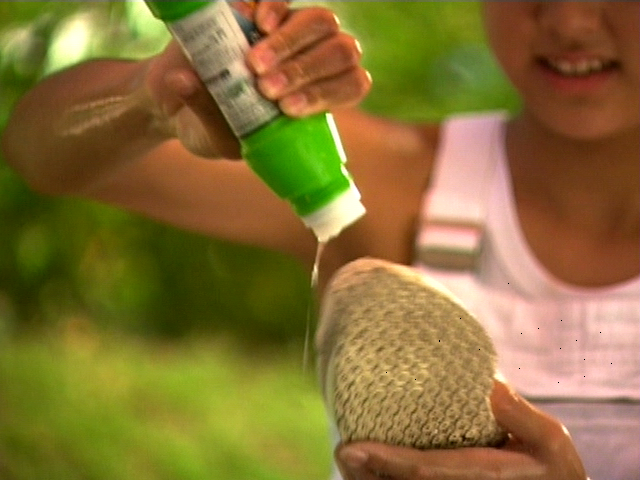
%> input picture SOC大作业/4.FPGA验证与仿真/Matlab验证/testpic.bmp, 640 x 480 px
$ octave test_enhance.m   (GNU Octave 9; MATLAB toolbox functions it lacks are replaced by stand-ins)
%> lines starting %> are read from the running program, lines starting %| are printed output that depends on the picture
%%%%
% @@Mars 2019-11-20
% 1. 读入图片
% 2. 读入Sobel增强后的Y分量，然后生成新的图片
%%%%
clc;close all;clear

%% 读入照片, 调用matlab函数将rgb转换成yuv
a = imread('testpic.bmp');%读取图片
%> a is the input picture: size 480x640x3 uint8; mean R, G, B 135.9, 113.1, 54
figure;subplot(2,3,1),imshow(a)%显示原RGB格式图片
title('原始图像');
YUVimg = rgb2ycbcr(a);     % rgb -> yuv444
%> YUVimg: size 480x640x3 uint8; mean of channels 1, 2, 3 113.2, 98.7, 142.2
subplot(2,3,2),imshow((YUVimg));   % 显示YUV格式图片
title('YUV图像');

%% 读入Sobel增强后的Y分量
Y_read=textread('Y_verilog_fpga.dat','%s');
Y_read=cellfun(@str2num,Y_read);
Y_Sobel = reshape(Y_read,640,480);
Y_Sobel =Y_Sobel';
Y_Sobel =uint8((floor((Y_Sobel))));

%% 分别取出YUV
[imgHeight,imgWidth,imgDim] = size(YUVimg);  %获取矩阵的行数和列数以及维数
%> imgHeight = 480; imgWidth = 640; imgDim = 3
Y = YUVimg(:,:,1);      % Y 矩阵
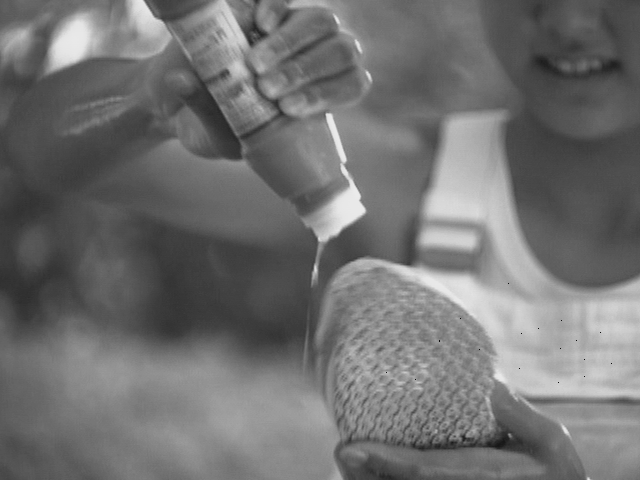
%> Y: size 480x640 uint8; min 16, max 235, mean 113.2
U = YUVimg(:,:,2);      % U 矩阵
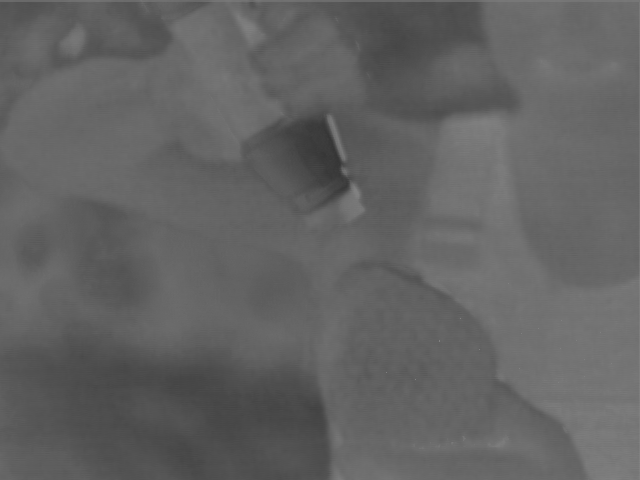
%> U: size 480x640 uint8; min 53, max 130, mean 98.7
V = YUVimg(:,:,3);      % V 矩阵
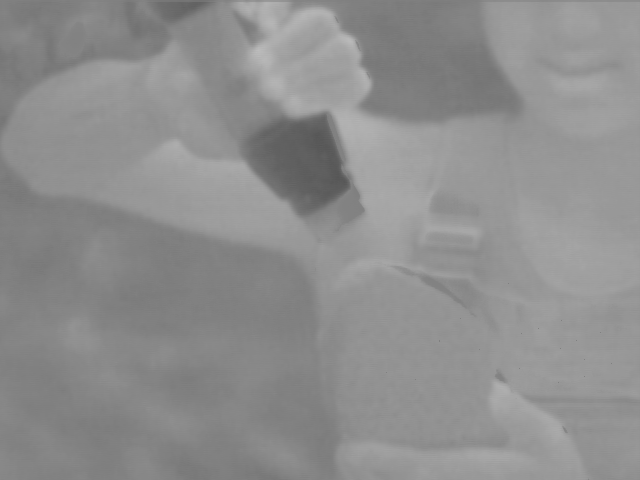
%> V: size 480x640 uint8; min 86, max 188, mean 142.2
Y_new=Y_Sobel;

%% 显示灰度图像
subplot(2,3,3), imshow(Y);
title('原图灰度图像');

%% 显示增强后的YUV图像
enhance_YUV(:,:,1) = Y_new;
enhance_YUV(:,:,2) = U;
enhance_YUV(:,:,3) = V;
%> enhance_YUV: size 480x640x3 uint8; mean of channels 1, 2, 3 134.2, 98.7, 142.2
subplot(2,3,5), imshow(enhance_YUV);
title('sobel增强的YUV图像');

%% 显示灰度图像
subplot(2,3,6), imshow(Y_new);
title('边缘增强灰度图像');

%% RGB显示增强后的图像
testpic_enhance = ycbcr2rgb(enhance_YUV);
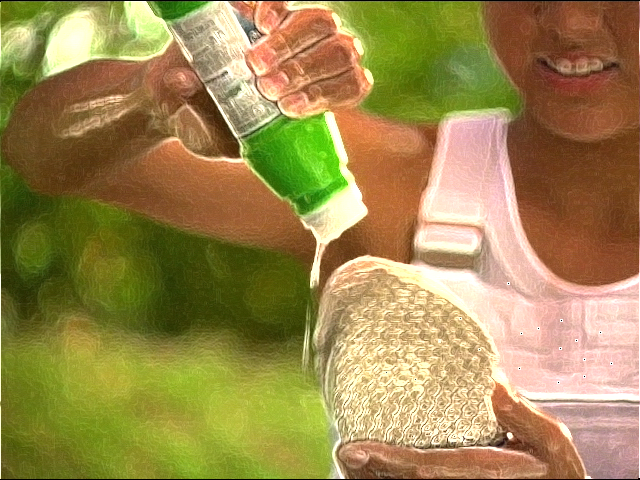
%> testpic_enhance: size 480x640x3 uint8; mean R, G, B 157.3, 136.7, 78.7
subplot(2,3,4), imshow(testpic_enhance);
title('sobel增强RGB图像');
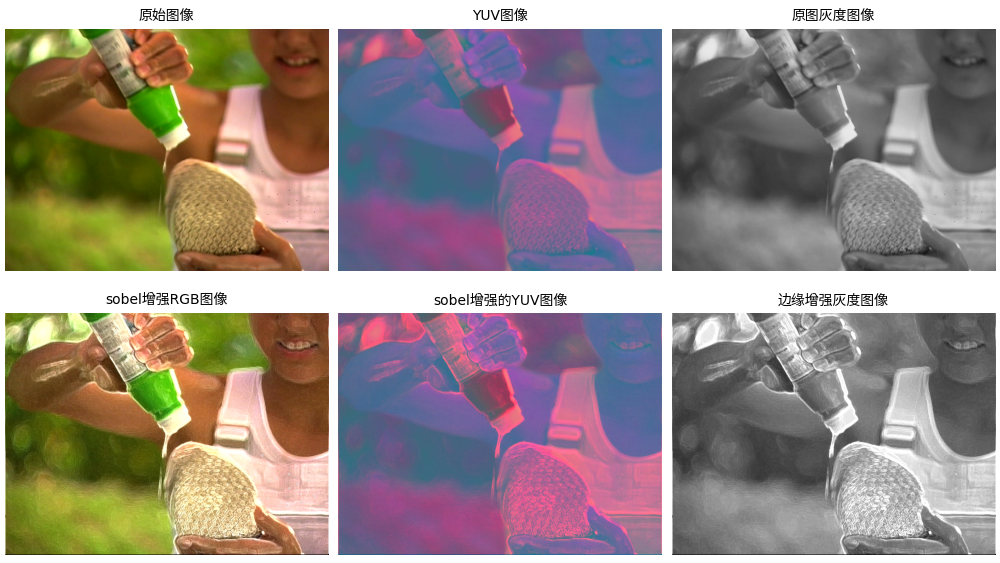
%> figure redrawn from the program's plot data, 6 panels
